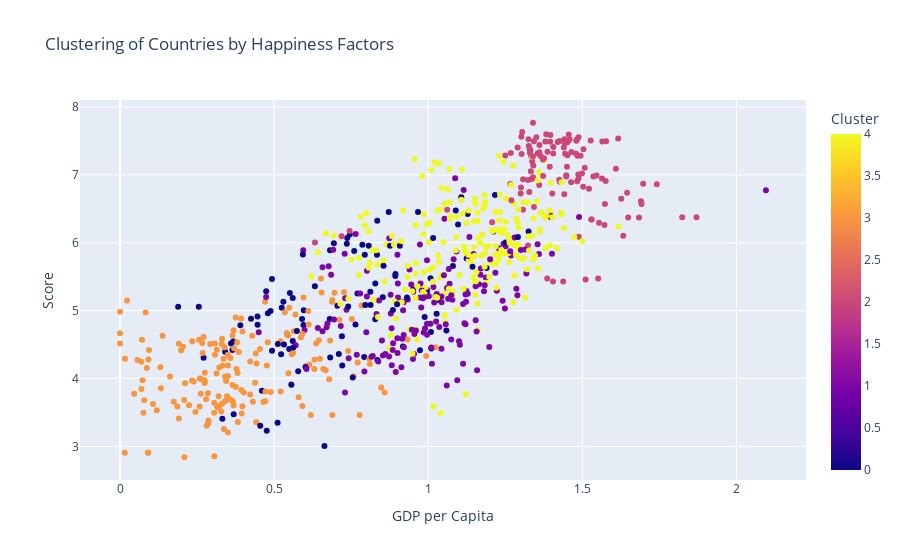

Notebook code for this chart:
### Markdown cell above
## 12. Clustering Analysis
Perform clustering and assess the quality using the Silhouette Score.

### Code cell
# Clustering Analysis
kmeans = KMeans(n_clusters=5, random_state=42)
df_clean['Cluster'] = kmeans.fit_predict(x)

# Calculate Silhouette Score
silhouette_avg = silhouette_score(x, df_clean['Cluster'])
print(f"Silhouette Score: {silhouette_avg}")

fig = px.scatter(df_clean, x='GDP per Capita', y='Score', color='Cluster', title='Clustering of Countries by Happiness Factors')
fig.show()

### Figure 1 — Plotly figure (JSON) as saved in the notebook; plotly's stock layout.template omitted (floating-point values rounded to 4 significant figures; data arrays with more than 128 entries replaced by an {"elided": "..."} marker saying what was removed)
{"data": [{"hovertemplate": "GDP per Capita=%{x}<br>Score=%{y}<br>Cluster=%{marker.color}<extra></extra>", "legendgroup": "", "marker": {"color": {"elided": "774 int values"}, "coloraxis": "coloraxis", "symbol": "circle"}, "mode": "markers", "name": "", "orientation": "v", "showlegend": false, "type": "scatter", "x": {"elided": "774 float values"}, "xaxis": "x", "y": {"elided": "774 float values"}, "yaxis": "y"}], "layout": {"coloraxis": {"colorbar": {"title": {"text": "Cluster"}}, "colorscale": [[0, "#0d0887"], [0.1111, "#46039f"], [0.2222, "#7201a8"], [0.3333, "#9c179e"], [0.4444, "#bd3786"], [0.5556, "#d8576b"], [0.6667, "#ed7953"], [0.7778, "#fb9f3a"], [0.8889, "#fdca26"], [1, "#f0f921"]]}, "legend": {"tracegroupgap": 0}, "title": {"text": "Clustering of Countries by Happiness Factors"}, "xaxis": {"anchor": "y", "domain": [0, 1], "title": {"text": "GDP per Capita"}}, "yaxis": {"anchor": "x", "domain": [0, 1], "title": {"text": "Score"}}}}
